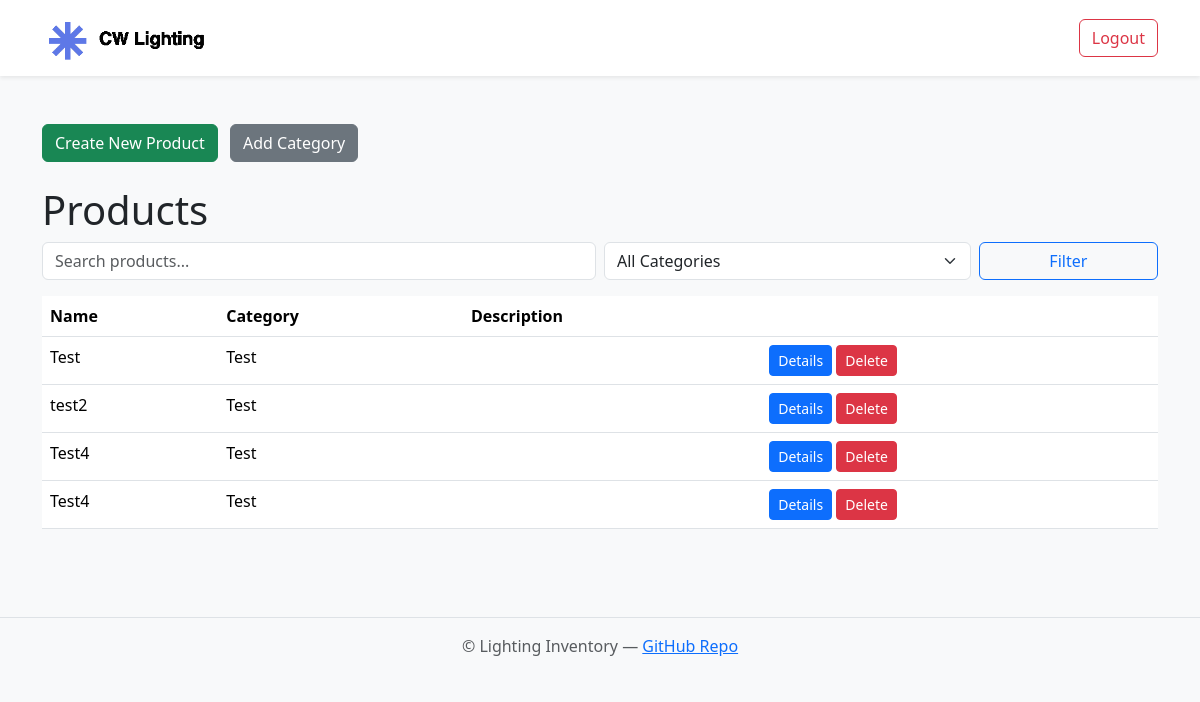
The page /inventory/ (signed in) on the database as committed earlier.
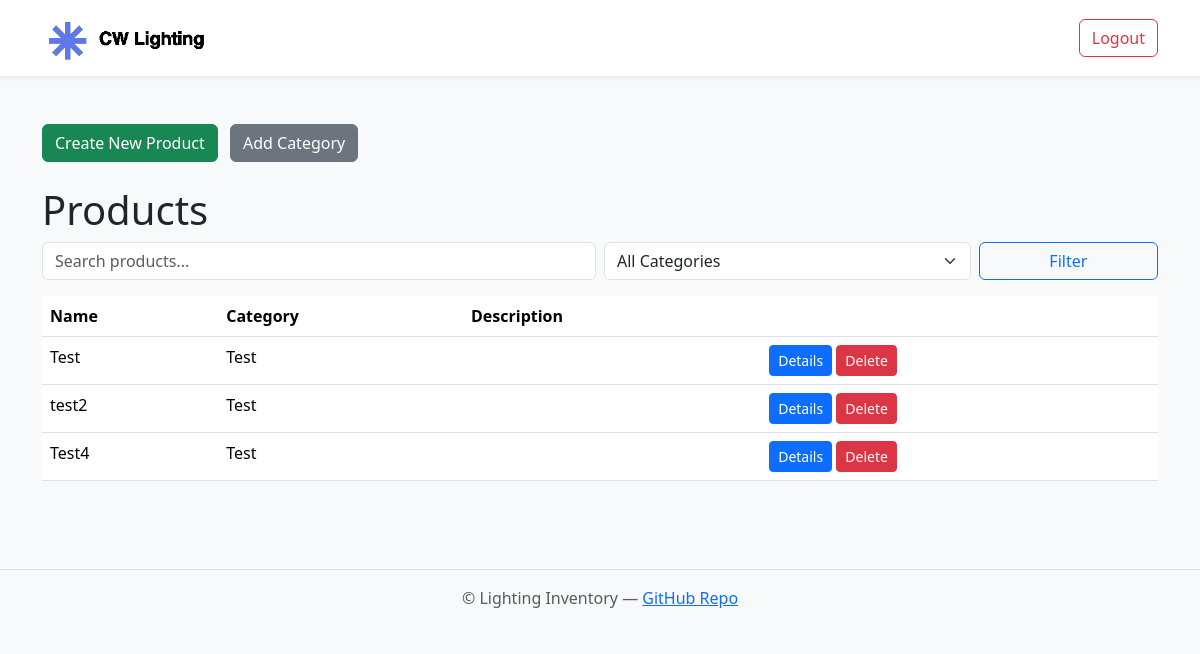
The same page on the database as committed later.
### inventory/models.py (models this page shows, shortened)
class Product(models.Model):
    name = models.CharField(max_length=100)
    category = models.ForeignKey(Category, on_delete=models.CASCADE)
    description = models.TextField(blank=True)

class Category(models.Model):
    name = models.CharField(max_length=50, unique=True)
    def __str__(self):
        return self.name

### inventory/views.py (the view)
# urls.py: path('', views.product_list, name='product_list'),
def product_list(request):
    query = request.GET.get('q', '')
    category_id = request.GET.get('category', '')
    products = Product.objects.all()
    categories = Category.objects.all()
    if query:
        products = products.filter(Q(name__icontains=query) | Q(description__icontains=query))
    if category_id:
        products = products.filter(category_id=category_id)
    return render(request, 'inventory/product_list.html', {
        'products': products,
        'categories': categories,
        'selected_category': category_id,
        'query': query,
    })

### inventory/templates/inventory/product_list.html (shortened to what this page needs)
{% extends "base.html" %}
{% block content %}
<div class="mb-4">
    <a href="{% url 'inventory:add_product' %}" class="btn btn-success me-2">Create New Product</a>
    <a href="{% url 'inventory:add_category' %}" class="btn btn-secondary">Add Category</a>
</div>
<h1>Products</h1>
<form method="get" class="mb-3 row g-2 align-items-end">
  <div class="col-md-6">
    <input type="text" name="q" value="{{ query }}" placeholder="Search products..." class="form-control" />
  </div>
  <div class="col-md-4">
    <select name="category" class="form-select">
      <option value="">All Categories</option>
    </select>
  </div>
  <div class="col-md-2">
    <button type="submit" class="btn btn-outline-primary w-100">Filter</button>
  </div>
</form>
<table class="table">
  <thead>
    <tr>
      <th>Name</th>
      <th>Category</th>
      <th>Description</th>
      <th></th>
    </tr>
  </thead>
  <tbody>
    {% for product in products %}
    <tr>
      <td>{{ product.name }}</td>
      <td>{{ product.category }}</td>
      <td>{{ product.description }}</td>
      <td>
        <a href="{% url 'inventory:product_detail' product.pk %}" class="btn btn-primary btn-sm">Details</a>
        <form method="post" action="{% url 'inventory:delete_product' product.pk %}" style="display:inline;" onsubmit="return confirm('Are you sure you want to delete this product?');">
          <button type="submit" class="btn btn-danger btn-sm">Delete</button>
        </form>
      </td>
    </tr>
    {% empty %}
    <tr><td colspan="4">No products found.</td></tr>
    {% endfor %}
  </tbody>
</table>
{% endblock %}

Rows that differ between the two databases and show on the page:
removed Product: name "Test4", category "Test"
